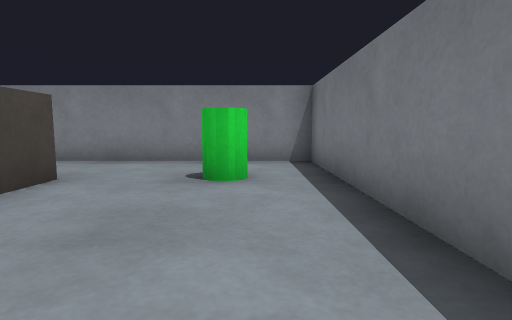
view 1 (above)

21 first-person views from a walk through a world built for the Webots simulator. The camera is 0.4 m above the floor, tilts 6° down and sees 80° across. The floor is counted in squares, 0.5 m on a side. Each view is taken from the middle of a square. On the plan, view 1 faces up. The plan holds only what a view shows up to about 11 squares ahead; the rest is blank. The robots in the file are not drawn.

view 2
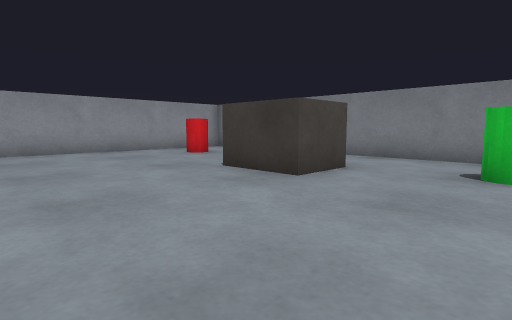

view 3
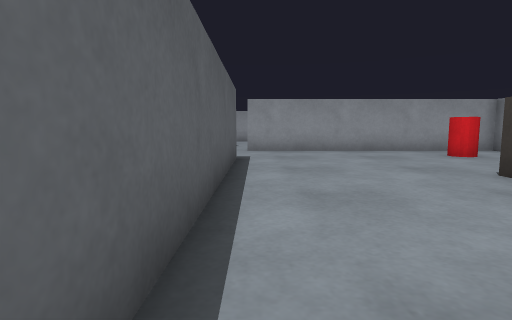

view 4
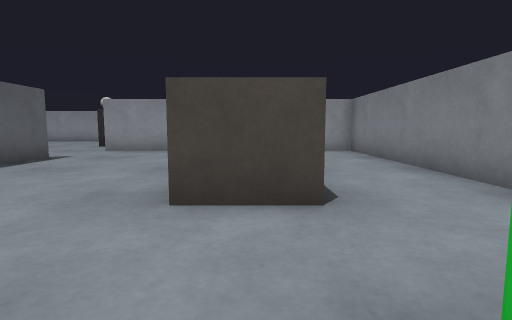

view 5
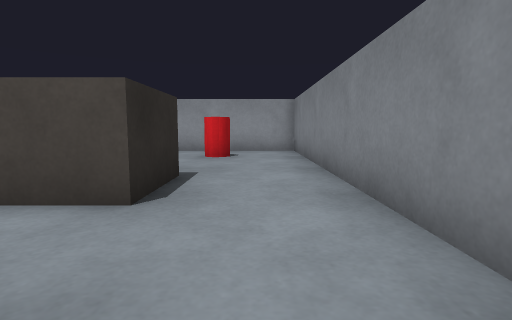

view 6
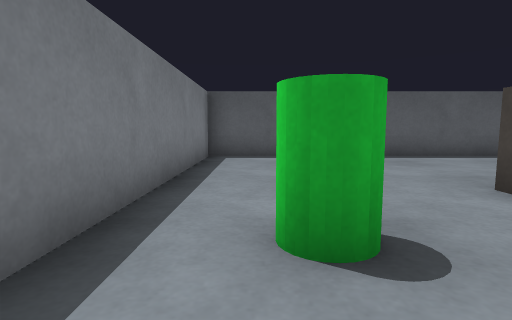

view 7
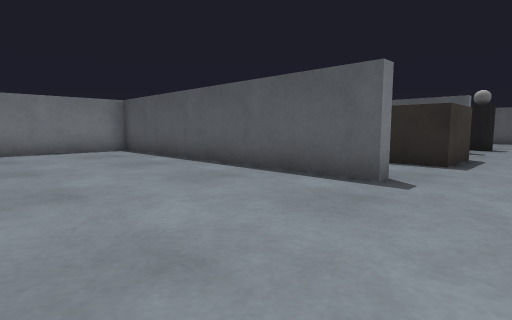

view 8
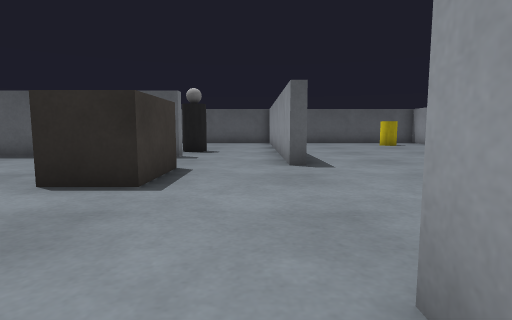

view 9
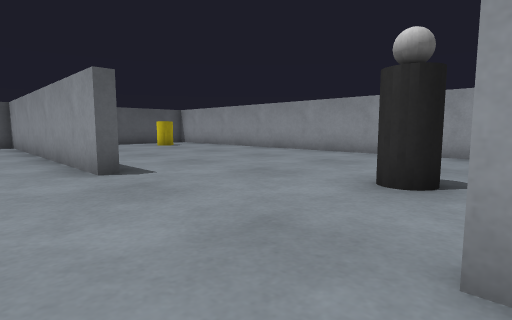

view 10
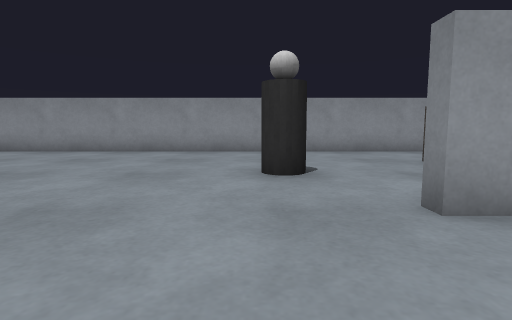

view 11
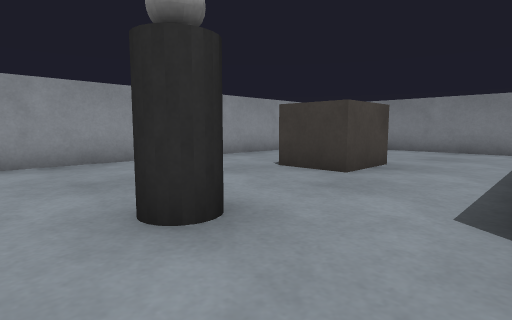

view 12
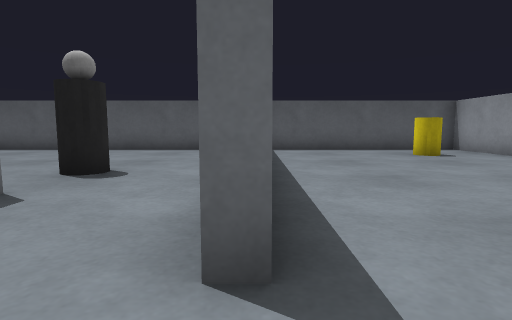

view 13
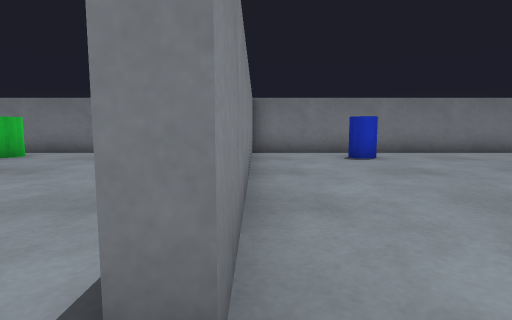

view 14
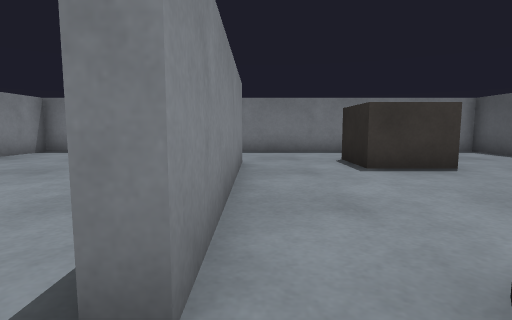

view 15
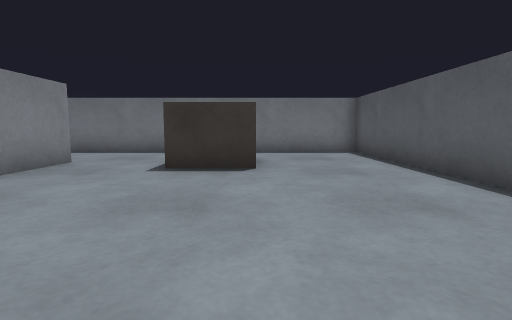

view 16
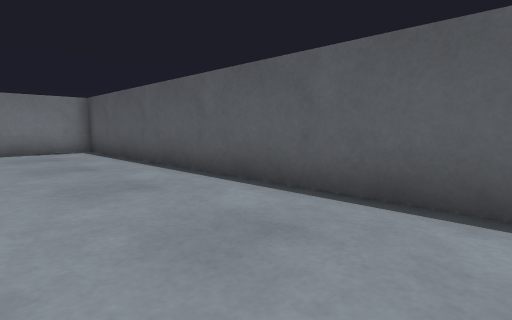

view 17
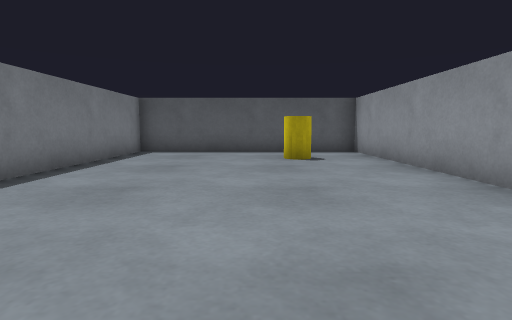

view 18
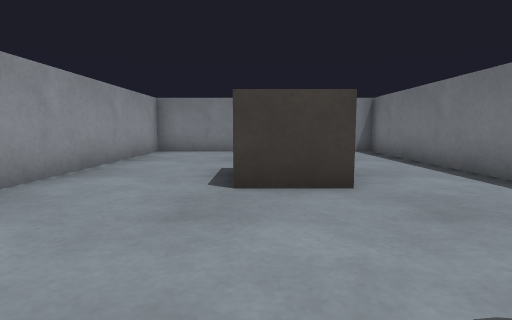

view 19
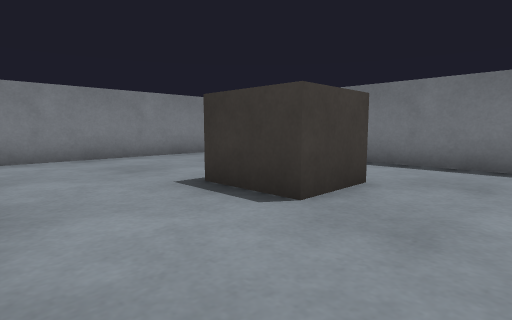

view 20
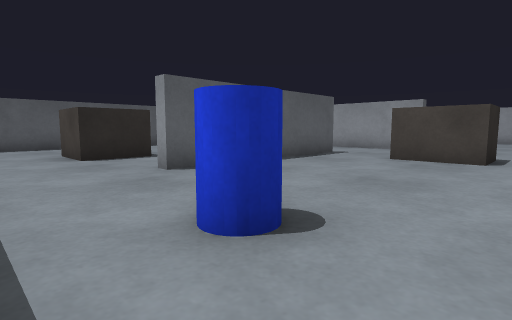

view 21
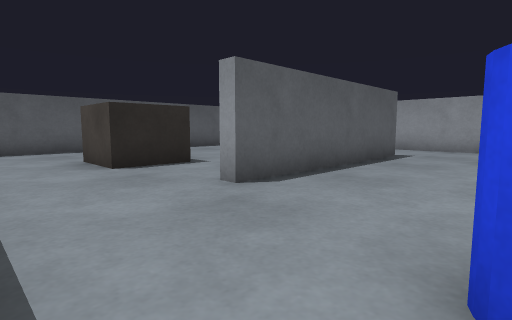

### Floor plan
Ten units are one square. View 1 is at (0, 0); x grows to the right and y downward. Boxes are objects, and circles mark ways between rooms. Rooms are numbered by the first view taken in them; rooms with no view inside come last. Other rooms are left out.
<svg viewBox="-188 -78 206 246">
<path fill="none" stroke="#000" d="M-81 19 -81 15 13 15 13 -73 -107 -73 -107 13M-111 65 -107 65 -107 85M-107 13 -111 13M-111 5 -111 -73 -183 -73 -183 163 -111 163 -111 106M-79 87 -79 83 -19 83M13 96 13 19 -81 19M-19 83 -19 87 -79 87M-98 163 13 163 13 96M-107 85 -107 150"/>
<rect x="-95" y="-55" width="10" height="10" fill="#bbb"><title>red cylinder</title></rect>
<rect x="-55" y="-45" width="30" height="20" fill="#bbb"><title>dark grey box</title></rect>
<rect x="-15" y="-55" width="20" height="10" fill="#bbb"><title>green cylinder</title></rect>
<rect x="-165" y="135" width="10" height="10" fill="#bbb"><title>yellow cylinder</title></rect>
<rect x="-155" y="-35" width="20" height="30" fill="#bbb"><title>dark grey box</title></rect>
<rect x="-145" y="15" width="20" height="20" fill="#bbb"><title>other object</title></rect>
<rect x="-85" y="35" width="20" height="30" fill="#bbb"><title>dark grey box</title></rect>
<rect x="-15" y="45" width="10" height="10" fill="#bbb"><title>blue cylinder</title></rect>
<rect x="-85" y="95" width="10" height="20" fill="#bbb"><title>other object</title></rect>
<rect x="-35" y="105" width="30" height="30" fill="#bbb"><title>dark grey box</title></rect>
<circle cx="-95" cy="15" r="3" fill="#2a7"/>
<circle cx="-90" cy="90" r="3" fill="#2a7"/>
<circle cx="0" cy="97" r="3" fill="#2a7"/>
<text x="-50" y="-30">1</text>
<text x="-120" y="50">2</text>
<text x="-50" y="130">3</text>
</svg>
Room 1 opens to room 2. Room 2 opens to room 3.

Where each view was taken, in squares from view 1:
view 1: 0 up, 0 right, facing up
view 2: 1 down, 0 right, facing up-left
view 3: 1 down, 0 right, facing left
view 4: 4 up, 0 right, facing left
view 5: 6 up, 0 right, facing left
view 6: 7 up, 0 right, facing down
view 7: 3 up, 10 left, facing down-right
view 8: 0 up, 10 left, facing down
view 9: 1 down, 9 left, facing down-left
view 10: 3 down, 8 left, facing left
view 11: 4 down, 11 left, facing up-left
view 12: 5 down, 11 left, facing down
view 13: 2 down, 9 left, facing right
view 14: 9 down, 9 left, facing right
view 15: 13 down, 9 left, facing right
view 16: 13 down, 10 left, facing down-right
view 17: 6 down, 15 left, facing down
view 18: 3 down, 15 left, facing up
view 19: 1 down, 18 left, facing up-right
view 20: 3 down, 1 right, facing down-left
view 21: 5 down, 1 right, facing down-left
